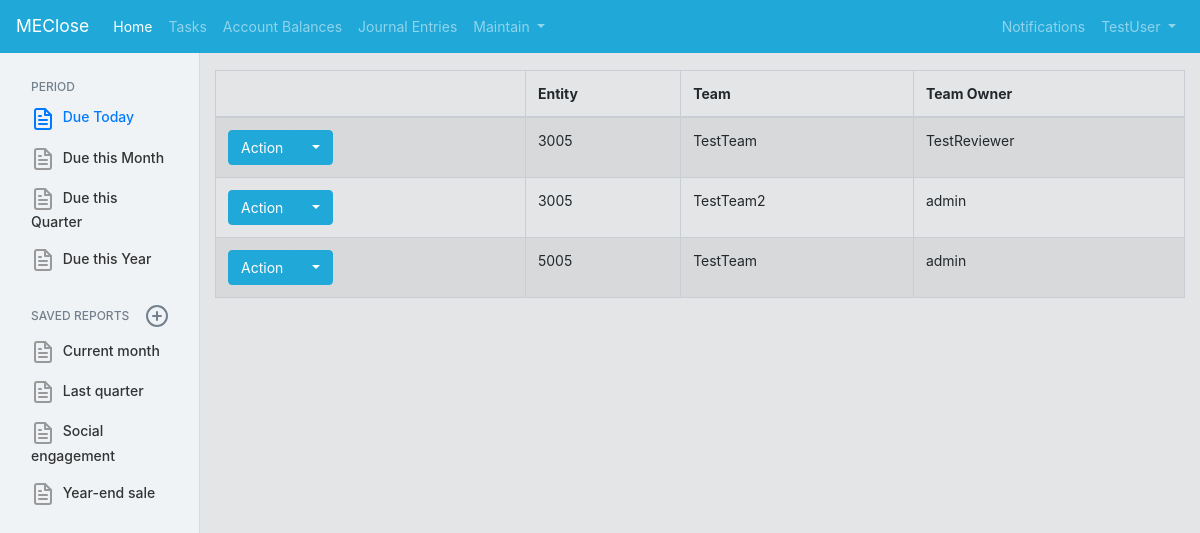
/ClosePortal/teams/ (signed in), run on the app's committed database.
### CompanyMaintain/models.py (models this page shows, shortened)
class userDefinedTeam(models.Model):
    team = models.CharField(max_length=200)
    teamOwner = models.ForeignKey(User, on_delete=models.PROTECT, related_name="user_teamOwner")
    entity = models.ForeignKey(userDefinedEntity, on_delete=models.PROTECT, related_name="entity_userDefinedTeam", default=1)
    class Meta:
        constraints = [
            models.UniqueConstraint(fields=['team', 'entity'], name='unique_EntityTeam')
        ]

class userDefinedEntity(models.Model):
    entity = models.CharField(max_length=200, default="Select Entity")
    def __str__(self):
        return self.entity

### CompanyMaintain/views.py (the view)
# urls.py: path('teams/', TeamList_List.as_view(), name='teamlist'),
@method_decorator(decorators, name='dispatch')
class TeamList_List(ListView):
    template_name = 'CloseApplication/teamlist/teamlist_list.html'
    model = userDefinedTeam

### CloseApplication/templates/CloseApplication/teamlist/teamlist_list.html (shortened to what this page needs)
{% extends "CloseApplication/base.html" %}
{% load staticfiles %}
{% block content %}
<table class="table table-striped table-bordered table-hover" id="EntryApproval_ChecklistTable">
    <thead>
        <tr>
            <th></th>
            <th>Entity</th>
            <th>Team</th>
            <th>Team Owner</th>
        </tr>
    </thead>
    {% for tableValue in object_list %}
    <tr>
        <td>
            <div class="btn-group">
                <button type="button" class="btn btn-primary">Action</button>
                <button type="button" class="btn btn-primary dropdown-toggle" data-toggle="dropdown">
                </button>
            </div>
        </td>
        <td>{{ tableValue.entity }}</td>
        <td>{{ tableValue.team }}</td>
        <td>{{ tableValue.teamOwner }}</td>
    </tr>
    {% endfor %}
</table>
{% endblock %}

### CloseApplication/templates/CloseApplication/base.html (shortened to what this page needs)
<!DOCTYPE html>
<html>
<head>
    {% load static %}
    <link rel="stylesheet" href="https://cdn.datatables.net/1.10.19/css/dataTables.bootstrap4.min.css">
    <link rel="stylesheet" href="https://maxcdn.bootstrapcdn.com/bootstrap/4.0.0/css/bootstrap.min.css">
    <link rel="stylesheet" href="{% static 'CloseApplication/jquery.dataTables.min.css' %}">
    <link rel="stylesheet" href="https://cdn.jsdelivr.net/npm/simplebar@latest/dist/simplebar.css"/>
    <link rel="stylesheet" href="{% static 'CloseApplication/sidenavbar.css' %}">
    <link rel="stylesheet" href="{% static 'CloseApplication/coreui.min.css' %}?v=0004"></script>
</head>
<body>
      <nav class="navbar fixed-top navbar-expand-lg navbar-dark bg-primary">
        <a class="navbar-brand" href="#">MEClose</a>
        <div class="collapse navbar-collapse" id="navbarSupportedContent">
          <ul class="navbar-nav mr-auto">
            <li class="nav-item active">
              <a class="nav-link" href="/ClosePortal/CloseSummary">Home<span class="sr-only">(current)</span></a>
            </li>
            <li class="nav-item">
              <a class="nav-link" href="/ClosePortal/tasks/">Tasks</a>
            </li>
            <li class="nav-item">
                    <a class="nav-link" href="/ClosePortal/accountrecs/">Account Balances</a>
            </li>
            <li class="nav-item">
                    <a class="nav-link" href="/ClosePortal/entryapprovals/">Journal Entries</a>
            </li>
            <li class="nav-item dropdown">
              <a class="nav-link dropdown-toggle" href="#" id="navbarDropdown" role="button" data-toggle="dropdown" aria-haspopup="true" aria-expanded="false">
                Maintain
              </a>
            </li>
          </ul>
          <ul class="navbar-nav">
<li class="nav-item dropdown d-md-down-none">
<a class="nav-link" data-toggle="dropdown" href="#" role="button" aria-haspopup="true" aria-expanded="false">
Notifications
</a>
</li>
              <li class="nav-item dropdown">
                  <div class="btn-group">
                      {% if user.is_authenticated %}
                        <span  class="nav-link dropdown-toggle" data-toggle="dropdown" aria-haspopup="true" aria-expanded="false">
                        {{ user.get_username }}
                        </span>
                        {% else %}
                        <div  href="{% url 'login'%}?next={{request.path}}" class="nav-link dropdown-toggle" data-toggle="dropdown" aria-haspopup="false" aria-expanded="false">
                        Login
                        </div>
                        {% endif %}
                    </div>
            </li>
          </ul>
        </div>
      </nav>
    <div class="page-wrap">
    <div class='container-fluid'>
    <div class="row">
        {% include "CloseApplication/sidebarnav.html" %}
        <main role="main" class="col-md-10 col-lg-10">
        {% block content %}{% endblock %}
        </main>
        </div>
        </div>
    </div>
</body>
</html>

### data on the page
userDefinedTeam: entity "3005", team "TestTeam", teamOwner "TestReviewer"
userDefinedTeam: entity "3005", team "TestTeam2", teamOwner "admin"
userDefinedTeam: entity "5005", team "TestTeam", teamOwner "admin"

### other printed values
{{ user.get_username }} "TestUser"
